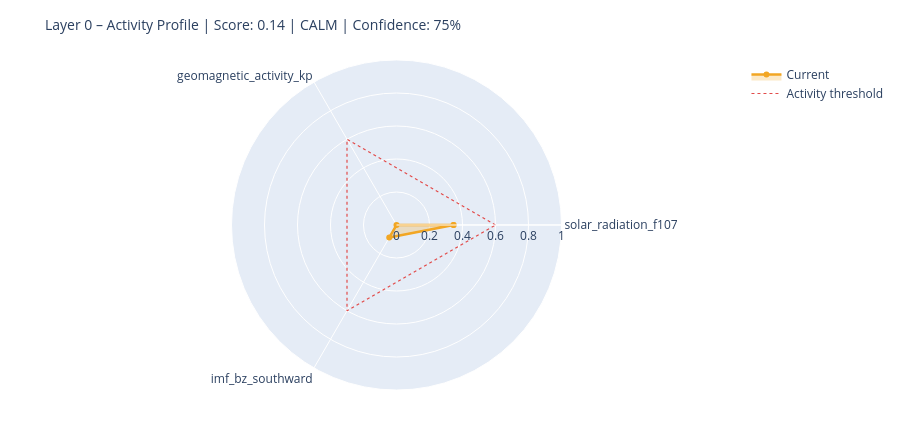

Notebook source saved alongside this figure:
### Markdown cell above
---
## 6. State Assessment & Handoff to Layer 1

### Code cell
# ============================================================
# STEP 1 – Collect raw values with source modes
# Mode: 'primary' | 'fallback_3h' | 'last_valid' | 'missing'
# ============================================================

def safe_last(df, col):
    if df is None or col not in df.columns: return None
    s = df[col].dropna()
    return float(s.iloc[-1]) if not s.empty else None

f107_now = safe_last(df_f107, 'f10.7')
bz_now   = safe_last(df_mag,  'bz_gsm')
kp_now   = safe_last(df_kp,   'kp')
sw_now   = safe_last(df_sw,   'speed')

source_modes = {
    'F10.7':    'primary'  if f107_now is not None else 'missing',
    'Kp':       'primary'  if kp_now   is not None else 'missing',
    'IMF_Bz':   'primary'  if bz_now   is not None else 'missing',
    'SW_speed': 'primary'  if sw_now   is not None else 'missing',
}

# Kp Fallback – 3h endpoint
if kp_now is None:
    try:
        r = requests.get(
            'https://services.swpc.noaa.gov/json/noaa-planetary-k-index.json',
            timeout=10)
        r.raise_for_status()
        fb = pd.DataFrame(r.json())
        tc = next((c for c in fb.columns if 'time' in c.lower()), fb.columns[0])
        kc = next((c for c in fb.columns if 'kp' in c.lower() and c != tc), None)
        if kc:
            fb[kc] = fb[kc].astype(str).str.extract(r'([0-9]+(?:\.[0-9]*)?)')[0]
            fb[kc] = pd.to_numeric(fb[kc], errors='coerce')
            fb = fb[fb[kc] >= 0].dropna(subset=[kc])
            if not fb.empty:
                kp_now = float(fb[kc].iloc[-1])
                source_modes['Kp'] = 'fallback_3h'
                print(f'  Kp fallback (3h): {kp_now:.1f}')
    except Exception as e:
        print(f'  Kp fallback failed: {e}')

# Solar Wind Fallback – last valid value
if sw_now is None and df_sw is not None and 'speed' in df_sw.columns:
    s = df_sw['speed'].dropna()
    if not s.empty:
        sw_now = float(s.iloc[-1])
        source_modes['SW_speed'] = 'last_valid'
        print(f'  SW fallback (last_valid): {sw_now:.0f} km/s')

print()
print('Source modes:', source_modes)

# ============================================================
# STEP 2 – Score from available components only
# ============================================================

def norm(v, lo, hi):
    if v is None: return None
    return max(0.0, min(1.0, (v - lo) / (hi - lo)))

COMPONENTS = {
    'solar_radiation_f107':    (f107_now, norm(f107_now, 60, 250)),
    'geomagnetic_activity_kp': (kp_now,   norm(kp_now,   0,   9)),
    'imf_bz_southward':        (bz_now,   norm(-(bz_now or 0) if bz_now else None, -5, 30)
                                           if bz_now is not None else None),
    'solar_wind_speed':        (sw_now,   norm(sw_now, 300, 800)),
}

available   = {k: v[1] for k, v in COMPONENTS.items() if v[1] is not None}
unavailable = [k for k, v in COMPONENTS.items() if v[1] is None]

layer0_score = round(sum(available.values()) / len(available), 4) if available else None
confidence   = round(len(available) / len(COMPONENTS), 2)

level = ('unknown'  if layer0_score is None
         else 'calm'     if layer0_score < 0.3
         else 'moderate' if layer0_score < 0.6
         else 'active')

# ============================================================
# STEP 3 – Dominant Driver
# ============================================================

def dominant_driver(kp, f107, bz, sw):
    candidates = []
    if kp   is not None and kp   >= 4:   candidates.append(('geomagnetic',    kp / 9))
    if sw   is not None and sw   >= 500:  candidates.append(('solar_wind',     sw / 800))
    if bz   is not None and bz   <= -5:   candidates.append(('imf_southward',  abs(bz) / 30))
    if f107 is not None and f107 >= 150:  candidates.append(('solar_radiation',f107 / 250))
    return max(candidates, key=lambda x: x[1])[0] if candidates else 'none'

driver = dominant_driver(kp_now, f107_now, bz_now, sw_now)

# ============================================================
# STEP 4 – Downstream expectations
# ============================================================

def downstream_expectation(driver, score, kp, bz, f107):
    exp = {
        'magnetosphere':        'calm',
        'ionosphere':           'calm',
        'schumann_resonance':   'unchanged',
        'lithosphere_currents': 'low',
    }
    if driver == 'geomagnetic' or (kp and kp >= 5):
        exp['magnetosphere']        = 'compressed / storm'
        exp['ionosphere']           = 'elevated disturbance (TEC variability)'
        exp['schumann_resonance']   = 'elevated amplitude possible'
        exp['lithosphere_currents'] = 'elevated induction currents'
    elif driver == 'imf_southward' or (bz and bz <= -5):
        exp['magnetosphere']        = 'energy coupling active'
        exp['ionosphere']           = 'elevated electron density possible'
        exp['schumann_resonance']   = 'slight modulation possible'
    elif driver == 'solar_radiation' or (f107 and f107 >= 150):
        exp['ionosphere']           = 'elevated ionization (F-layer)'
        exp['schumann_resonance']   = 'slightly elevated background activity'
    return exp

downstream = downstream_expectation(driver, layer0_score, kp_now, bz_now, f107_now)

# ============================================================
# CONSOLE OUTPUT
# ============================================================

W = 58
print('=' * W)
print('LAYER 0 – STATE ASSESSMENT')
print('=' * W)
for name, (raw_v, score_v) in COMPONENTS.items():
    if score_v is not None:
        bar = '█' * int(score_v * 20) + '░' * (20 - int(score_v * 20))
        print(f'  {name:<35}  {bar}  {score_v:.2f}')
    else:
        print(f'  {name:<35}  {"─" * 20}  n/a')
print('-' * W)
print(f'  Score ({len(available)}/{len(COMPONENTS)} components):  {layer0_score:.3f}')
print(f'  Confidence:         {confidence:.0%}')
print(f'  Level:              {level.upper()}')
print(f'  Dominant Driver:    {driver}')

# Radar chart
cats = list(available.keys())
vals = list(available.values())
if len(cats) >= 3:
    fig = go.Figure()
    fig.add_trace(go.Scatterpolar(
        r=vals + [vals[0]], theta=cats + [cats[0]],
        fill='toself', fillcolor='rgba(242,166,35,0.25)',
        line=dict(color='#F2A623', width=2.5), name='Current'
    ))
    fig.add_trace(go.Scatterpolar(
        r=[0.6] * (len(cats) + 1), theta=cats + [cats[0]],
        line=dict(color='#E24B4A', dash='dot', width=1.2),
        mode='lines', name='Activity threshold'
    ))
    fig.update_layout(
        title=dict(text=f'Layer 0 – Activity Profile | Score: {layer0_score:.2f} | {level.upper()} | Confidence: {confidence:.0%}',
                   font=dict(size=14)),
        polar=dict(radialaxis=dict(visible=True, range=[0, 1])),
        height=430, showlegend=True,
        margin=dict(l=60, r=60, t=60, b=40)
    )
    fig.show()

### Figure 1 — Plotly figure (JSON) as saved in the notebook; plotly's stock layout.template omitted (floating-point values rounded to 4 significant figures)
{"data": [{"fill": "toself", "fillcolor": "rgba(242,166,35,0.25)", "line": {"color": "#F2A623", "width": 2.5}, "name": "Current", "r": [0.3457, 0.0, 0.08771, 0.3457], "theta": ["solar_radiation_f107", "geomagnetic_activity_kp", "imf_bz_southward", "solar_radiation_f107"], "type": "scatterpolar"}, {"line": {"color": "#E24B4A", "dash": "dot", "width": 1.2}, "mode": "lines", "name": "Activity threshold", "r": [0.6, 0.6, 0.6, 0.6], "theta": ["solar_radiation_f107", "geomagnetic_activity_kp", "imf_bz_southward", "solar_radiation_f107"], "type": "scatterpolar"}], "layout": {"height": 430, "margin": {"b": 40, "l": 60, "r": 60, "t": 60}, "polar": {"radialaxis": {"range": [0, 1], "visible": true}}, "showlegend": true, "title": {"font": {"size": 14}, "text": "Layer 0 – Activity Profile | Score: 0.14 | CALM | Confidence: 75%"}}}
